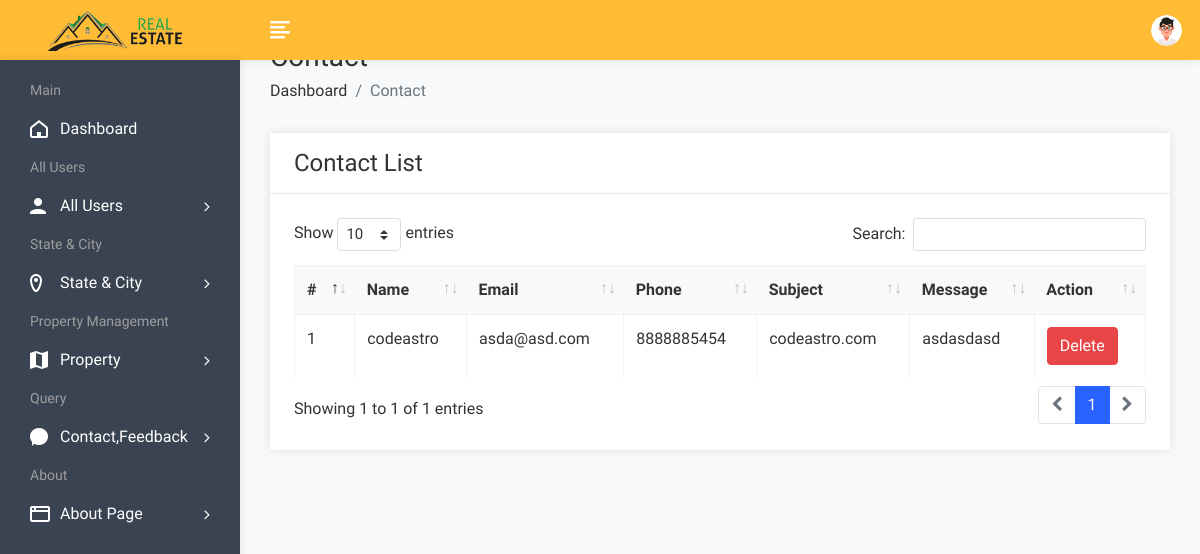
The page /admin/contactview.php (signed in) on the database as committed earlier.
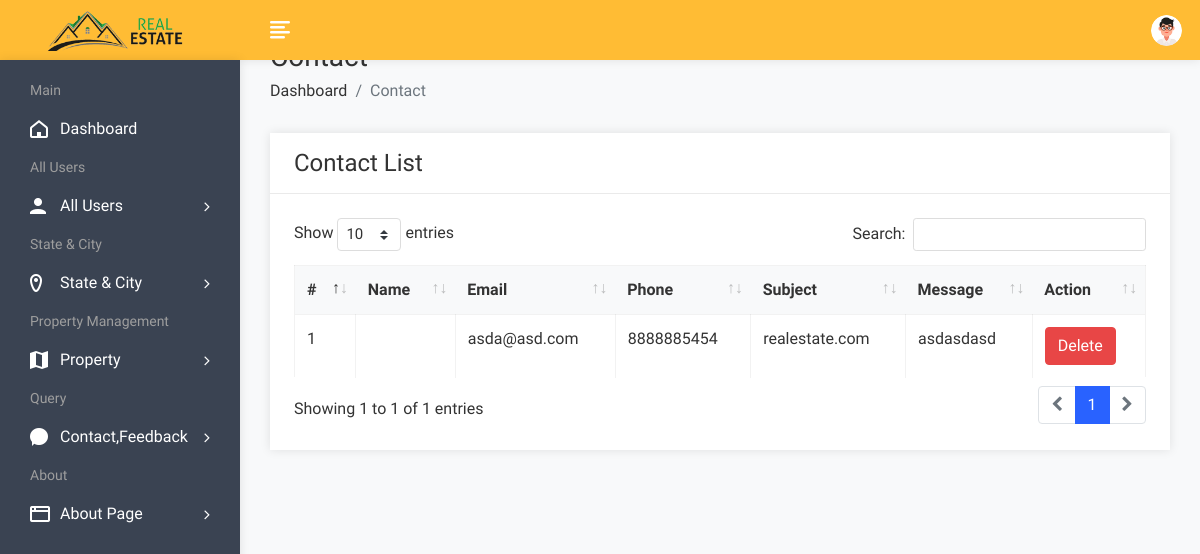
The same page on the database as committed later.
### tables this page shows
CREATE TABLE `contact` (
  `cid` int(50) NOT NULL,
  `name` varchar(100) NOT NULL,
  `email` varchar(100) NOT NULL,
  `phone` varchar(20) NOT NULL,
  `subject` varchar(100) NOT NULL,
  `message` varchar(250) NOT NULL
);

### admin/contactview.php (the view, shortened to what this page needs)
<!DOCTYPE html>
<html lang="en">
<head>
        <link rel="stylesheet" href="assets/css/bootstrap.min.css">
        <link rel="stylesheet" href="assets/css/font-awesome.min.css">
        <link rel="stylesheet" href="assets/css/feathericon.min.css">
		<link rel="stylesheet" href="assets/plugins/datatables/dataTables.bootstrap4.min.css">
		<link rel="stylesheet" href="assets/plugins/datatables/responsive.bootstrap4.min.css">
		<link rel="stylesheet" href="assets/plugins/datatables/select.bootstrap4.min.css">
		<link rel="stylesheet" href="assets/plugins/datatables/buttons.bootstrap4.min.css">
        <link rel="stylesheet" href="assets/css/style.css">
    </head>
    <body>
				<?php include("header.php"); ?>
            <div class="page-wrapper">
                <div class="content container-fluid">
					<div class="page-header">
						<div class="row">
							<div class="col">
								<h3 class="page-title">Contact</h3>
								<ul class="breadcrumb">
									<li class="breadcrumb-item"><a href="dashboard.php">Dashboard</a></li>
									<li class="breadcrumb-item active">Contact</li>
								</ul>
							</div>
						</div>
					</div>
					<div class="row">
						<div class="col-sm-12">
							<div class="card">
								<div class="card-header">
									<h4 class="card-title">Contact List</h4>
								</div>
								<div class="card-body">
									<table id="basic-datatable" class="table table-bordered table-hover">
                                            <thead>
                                                <tr>
                                                    <th>#</th>
                                                    <th>Name</th>
                                                    <th>Email</th>
                                                    <th>Phone</th>
													<th>Subject</th>
                                                    <th>Message</th>
                                                    <th>Action</th>
                                                </tr>
                                            </thead>
                                            <tbody>
											<?php
												$query=mysqli_query($con,"select * from contact");
												$cnt=1;
												while($row=mysqli_fetch_row($query))
													{
											?>
                                                <tr>
                                                    <td><?php echo $cnt; ?></td>
                                                    <td><?php echo $row['1']; ?></td>
                                                    <td><?php echo $row['2']; ?></td>
                                                    <td><?php echo $row['3']; ?></td>
                                                    <td><?php echo $row['4']; ?></td>
													<td><?php echo $row['5']; ?></td>
                                                    <td><a href="contactdelete.php?id=<?php echo $row['0']; ?>"><button class="btn btn-danger">Delete</button></a></td>
                                                </tr>
                                                <?php
												$cnt=$cnt+1;
												}
												?>
                                            </tbody>
                                        </table>
								</div>
							</div>
						</div>
					</div>
				</div>
			</div>
    </body>
</html>

Rows that differ between the two databases and show on the page:
changed contact "asda@asd.com": subject "codeastro.com" → "realestate.com"; name "codeastro" → (not shown)
